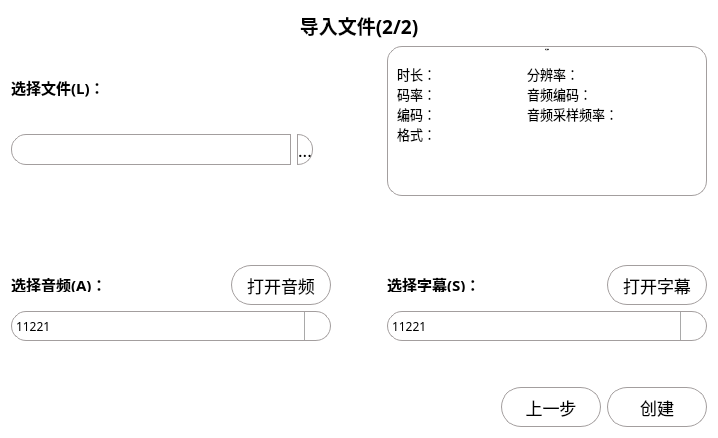
<?xml version="1.0" encoding="UTF-8"?>
<ui version="4.0">
 <class>ImportFiles</class>
 <widget class="QWidget" name="ImportFiles">
  <property name="geometry">
   <rect>
    <x>0</x>
    <y>0</y>
    <width>718</width>
    <height>438</height>
   </rect>
  </property>
  <property name="font">
   <font>
    <family>楷体</family>
   </font>
  </property>
  <property name="windowTitle">
   <string>Form</string>
  </property>
  <property name="styleSheet">
   <string notr="true">background-color: rgb(255, 255, 255);</string>
  </property>
  <layout class="QVBoxLayout" name="verticalLayout_4">
   <item>
    <layout class="QVBoxLayout" name="verticalLayout_3">
     <item>
      <widget class="QLabel" name="topTittleLabel">
       <property name="font">
        <font>
         <family>楷体</family>
         <pointsize>14</pointsize>
         <weight>75</weight>
         <bold>true</bold>
        </font>
       </property>
       <property name="text">
        <string>导入文件(2/2)</string>
       </property>
       <property name="alignment">
        <set>Qt::AlignCenter</set>
       </property>
      </widget>
     </item>
     <item>
      <layout class="QHBoxLayout" name="horizontalLayout_2">
       <item>
        <layout class="QVBoxLayout" name="filePositionLayout">
         <item>
          <widget class="QLabel" name="label_2">
           <property name="maximumSize">
            <size>
             <width>16777215</width>
             <height>20</height>
            </size>
           </property>
           <property name="font">
            <font>
             <family>楷体</family>
             <pointsize>11</pointsize>
             <weight>75</weight>
             <bold>true</bold>
            </font>
           </property>
           <property name="text">
            <string>选择文件(L)：</string>
           </property>
          </widget>
         </item>
         <item>
          <layout class="QHBoxLayout" name="inputEditButtonLayout">
           <item>
            <widget class="QLineEdit" name="projectPositionEdit">
             <property name="minimumSize">
              <size>
               <width>280</width>
               <height>31</height>
              </size>
             </property>
             <property name="styleSheet">
              <string notr="true">border-style: solid;
border-width: 1px;
border-color: #a39e9e;
border-top-left-radius: 15px;
border-bottom-left-radius: 15px;</string>
             </property>
            </widget>
           </item>
           <item>
            <widget class="QPushButton" name="openFileButton">
             <property name="minimumSize">
              <size>
               <width>0</width>
               <height>31</height>
              </size>
             </property>
             <property name="font">
              <font>
               <family>楷体</family>
               <pointsize>-1</pointsize>
              </font>
             </property>
             <property name="styleSheet">
              <string notr="true">QPushButton {
    font-family: &quot;楷体&quot;;
    font-size: 17px;
    color: #000000;

    border-style: solid;
    border-width: 1px;
    border-color: #a39e9e;
    border-top-right-radius:15px;
	border-bottom-right-radius:15px;

    background-color: #ffffff;
}
QPushButton:hover{
	color: #ffffff;
    background-color: #005792;
}
QPushButton:pressed{
	color: #ffffff;
    background-color: #13334c;
}</string>
             </property>
             <property name="text">
              <string>...</string>
             </property>
            </widget>
           </item>
          </layout>
         </item>
        </layout>
       </item>
       <item>
        <spacer name="horizontalSpacer_4">
         <property name="orientation">
          <enum>Qt::Horizontal</enum>
         </property>
         <property name="sizeHint" stdset="0">
          <size>
           <width>40</width>
           <height>20</height>
          </size>
         </property>
        </spacer>
       </item>
       <item>
        <widget class="QGroupBox" name="videoInfoGroupBox">
         <property name="minimumSize">
          <size>
           <width>320</width>
           <height>150</height>
          </size>
         </property>
         <property name="font">
          <font>
           <family>楷体</family>
           <pointsize>-1</pointsize>
           <weight>50</weight>
           <italic>false</italic>
           <bold>false</bold>
          </font>
         </property>
         <property name="styleSheet">
          <string notr="true">QGroupBox {
    border: 1px solid #a39e9e;   /* 边框 */
    border-radius: 15px;   /* 圆角 */
    font: normal normal 15px &quot;楷体&quot;;
}</string>
         </property>
         <property name="title">
          <string>视频信息</string>
         </property>
         <property name="alignment">
          <set>Qt::AlignCenter</set>
         </property>
         <widget class="QLabel" name="label">
          <property name="geometry">
           <rect>
            <x>10</x>
            <y>20</y>
            <width>41</width>
            <height>16</height>
           </rect>
          </property>
          <property name="font">
           <font>
            <family>楷体</family>
            <pointsize>10</pointsize>
           </font>
          </property>
          <property name="text">
           <string>时长：</string>
          </property>
         </widget>
         <widget class="QLabel" name="label_5">
          <property name="geometry">
           <rect>
            <x>10</x>
            <y>40</y>
            <width>41</width>
            <height>16</height>
           </rect>
          </property>
          <property name="font">
           <font>
            <family>楷体</family>
            <pointsize>10</pointsize>
           </font>
          </property>
          <property name="text">
           <string>码率：</string>
          </property>
         </widget>
         <widget class="QLabel" name="label_6">
          <property name="geometry">
           <rect>
            <x>10</x>
            <y>60</y>
            <width>41</width>
            <height>16</height>
           </rect>
          </property>
          <property name="font">
           <font>
            <family>楷体</family>
            <pointsize>10</pointsize>
           </font>
          </property>
          <property name="text">
           <string>编码：</string>
          </property>
         </widget>
         <widget class="QLabel" name="label_7">
          <property name="geometry">
           <rect>
            <x>10</x>
            <y>80</y>
            <width>41</width>
            <height>16</height>
           </rect>
          </property>
          <property name="font">
           <font>
            <family>楷体</family>
            <pointsize>10</pointsize>
           </font>
          </property>
          <property name="text">
           <string>格式：</string>
          </property>
         </widget>
         <widget class="QLabel" name="label_8">
          <property name="geometry">
           <rect>
            <x>140</x>
            <y>20</y>
            <width>51</width>
            <height>16</height>
           </rect>
          </property>
          <property name="font">
           <font>
            <family>楷体</family>
            <pointsize>10</pointsize>
           </font>
          </property>
          <property name="text">
           <string>分辨率：</string>
          </property>
         </widget>
         <widget class="QLabel" name="label_9">
          <property name="geometry">
           <rect>
            <x>140</x>
            <y>40</y>
            <width>71</width>
            <height>16</height>
           </rect>
          </property>
          <property name="font">
           <font>
            <family>楷体</family>
            <pointsize>10</pointsize>
           </font>
          </property>
          <property name="text">
           <string>音频编码：</string>
          </property>
         </widget>
         <widget class="QLabel" name="label_10">
          <property name="geometry">
           <rect>
            <x>140</x>
            <y>60</y>
            <width>101</width>
            <height>16</height>
           </rect>
          </property>
          <property name="font">
           <font>
            <family>楷体</family>
            <pointsize>10</pointsize>
           </font>
          </property>
          <property name="text">
           <string>音频采样频率：</string>
          </property>
         </widget>
        </widget>
       </item>
      </layout>
     </item>
     <item>
      <spacer name="verticalSpacer_4">
       <property name="orientation">
        <enum>Qt::Vertical</enum>
       </property>
       <property name="sizeHint" stdset="0">
        <size>
         <width>20</width>
         <height>40</height>
        </size>
       </property>
      </spacer>
     </item>
     <item>
      <layout class="QHBoxLayout" name="horizontalLayout_5">
       <item>
        <layout class="QVBoxLayout" name="verticalLayout">
         <item>
          <layout class="QHBoxLayout" name="horizontalLayout_3">
           <item>
            <widget class="QLabel" name="label_4">
             <property name="maximumSize">
              <size>
               <width>16777215</width>
               <height>15</height>
              </size>
             </property>
             <property name="font">
              <font>
               <family>楷体</family>
               <pointsize>11</pointsize>
               <weight>75</weight>
               <bold>true</bold>
              </font>
             </property>
             <property name="text">
              <string>选择音频(A)：</string>
             </property>
            </widget>
           </item>
           <item>
            <widget class="QPushButton" name="openAudioButton">
             <property name="minimumSize">
              <size>
               <width>100</width>
               <height>40</height>
              </size>
             </property>
             <property name="maximumSize">
              <size>
               <width>100</width>
               <height>40</height>
              </size>
             </property>
             <property name="styleSheet">
              <string notr="true">QPushButton {
    font-family: &quot;楷体&quot;;
    font-size: 17px;
    color: #000000;

    border-style: solid;
    border-width: 1px;
    border-color: #a39e9e;
    border-radius: 20px;

    background-color: #ffffff;
}
QPushButton:hover{
	color: #ffffff;
    background-color: #005792;
}
QPushButton:pressed{
	color: #ffffff;
    background-color: #13334c;
}</string>
             </property>
             <property name="text">
              <string>打开音频</string>
             </property>
            </widget>
           </item>
          </layout>
         </item>
         <item>
          <widget class="QComboBox" name="audioComboBox">
           <property name="minimumSize">
            <size>
             <width>320</width>
             <height>30</height>
            </size>
           </property>
           <property name="styleSheet">
            <string notr="true">/* 未下拉时，QComboBox的样式 */
QComboBox {
    border: 1px solid #a39e9e;   /* 边框 */
    border-radius: 15px;   /* 圆角 */
    font: normal normal 15px &quot;楷体&quot;;
}
/* 下拉后，整个下拉窗体样式 */
QComboBox QAbstractItemView {
    border: 1px solid #a39e9e;   /* 整个下拉窗体的边框 */
	border-radius: 15px;   /* 圆角 */
}
/* 下拉后，整个下拉窗体每项的样式 */
QComboBox QAbstractItemView::item {
    height: 30px;   /* 项的高度（设置pComboBox-&gt;setView(new QListView());后，该项才起作用） */
}


/* 下拉框样式 */
QComboBox::drop-down {
    subcontrol-position: top right;   /* 下拉框的位置（右上） */
    width: 25px;   /* 下拉框的宽度 */
    border-left-width: 1px;   /* 下拉框的左边界线宽度 */
    border-left-color: darkgray;   /* 下拉框的左边界线颜色 */
    border-left-style: solid;   /* 下拉框的左边界线为实线 */
}
/* 下拉箭头样式 */ 
QComboBox::down-arrow { 
	width: 12px; /* 下拉箭头的宽度（建议与下拉框drop-down的宽度一致） */ 
	image: url(:/icon/image/icon/down.png); 
} 
/* 下拉后，整个下拉窗体越过每项的样式 */
QComboBox QAbstractItemView::item:hover {
    color: #FFFFFF;
    background-color: #005792;   /* 整个下拉窗体越过每项的背景色 */
	border-radius: 15px;   /* 圆角 */
}
/* 点击下拉箭头 */ 
QComboBox::down-arrow:on { 
	image: url(:/icon/image/icon/up.png); /* 显示下拉箭头 */ }
</string>
           </property>
           <item>
            <property name="text">
             <string>11221</string>
            </property>
           </item>
           <item>
            <property name="text">
             <string>新建项目</string>
            </property>
           </item>
           <item>
            <property name="text">
             <string>新建项目</string>
            </property>
           </item>
           <item>
            <property name="text">
             <string>新建项目</string>
            </property>
           </item>
           <item>
            <property name="text">
             <string>新建项目</string>
            </property>
           </item>
          </widget>
         </item>
         <item>
          <spacer name="verticalSpacer">
           <property name="orientation">
            <enum>Qt::Vertical</enum>
           </property>
           <property name="sizeHint" stdset="0">
            <size>
             <width>20</width>
             <height>40</height>
            </size>
           </property>
          </spacer>
         </item>
        </layout>
       </item>
       <item>
        <spacer name="horizontalSpacer_3">
         <property name="orientation">
          <enum>Qt::Horizontal</enum>
         </property>
         <property name="sizeHint" stdset="0">
          <size>
           <width>40</width>
           <height>20</height>
          </size>
         </property>
        </spacer>
       </item>
       <item>
        <layout class="QVBoxLayout" name="verticalLayout_2">
         <item>
          <layout class="QHBoxLayout" name="horizontalLayout_4">
           <item>
            <widget class="QLabel" name="label_3">
             <property name="maximumSize">
              <size>
               <width>16777215</width>
               <height>15</height>
              </size>
             </property>
             <property name="font">
              <font>
               <family>楷体</family>
               <pointsize>11</pointsize>
               <weight>75</weight>
               <bold>true</bold>
              </font>
             </property>
             <property name="text">
              <string>选择字幕(S)：</string>
             </property>
            </widget>
           </item>
           <item>
            <widget class="QPushButton" name="openSubtitteButton">
             <property name="minimumSize">
              <size>
               <width>100</width>
               <height>40</height>
              </size>
             </property>
             <property name="maximumSize">
              <size>
               <width>100</width>
               <height>40</height>
              </size>
             </property>
             <property name="styleSheet">
              <string notr="true">QPushButton {
    font-family: &quot;楷体&quot;;
    font-size: 17px;
    color: #000000;

    border-style: solid;
    border-width: 1px;
    border-color: #a39e9e;
    border-radius: 20px;

    background-color: #ffffff;
}
QPushButton:hover{
	color: #ffffff;
    background-color: #005792;
}
QPushButton:pressed{
	color: #ffffff;
    background-color: #13334c;
}</string>
             </property>
             <property name="text">
              <string>打开字幕</string>
             </property>
            </widget>
           </item>
          </layout>
         </item>
         <item>
          <widget class="QComboBox" name="subtitleComboBox">
           <property name="minimumSize">
            <size>
             <width>320</width>
             <height>30</height>
            </size>
           </property>
           <property name="styleSheet">
            <string notr="true">/* 未下拉时，QComboBox的样式 */
QComboBox {
    border: 1px solid #a39e9e;   /* 边框 */
    border-radius: 15px;   /* 圆角 */
    font: normal normal 15px &quot;楷体&quot;;
}
/* 下拉后，整个下拉窗体样式 */
QComboBox QAbstractItemView {
    border: 1px solid #a39e9e;   /* 整个下拉窗体的边框 */
	border-radius: 15px;   /* 圆角 */
}
/* 下拉后，整个下拉窗体每项的样式 */
QComboBox QAbstractItemView::item {
    height: 30px;   /* 项的高度（设置pComboBox-&gt;setView(new QListView());后，该项才起作用） */
}


/* 下拉框样式 */
QComboBox::drop-down {
    subcontrol-position: top right;   /* 下拉框的位置（右上） */
    width: 25px;   /* 下拉框的宽度 */
    border-left-width: 1px;   /* 下拉框的左边界线宽度 */
    border-left-color: darkgray;   /* 下拉框的左边界线颜色 */
    border-left-style: solid;   /* 下拉框的左边界线为实线 */
}
/* 下拉箭头样式 */ 
QComboBox::down-arrow { 
	width: 12px; /* 下拉箭头的宽度（建议与下拉框drop-down的宽度一致） */ 
	image: url(:/icon/image/icon/down.png); 
} 
/* 下拉后，整个下拉窗体越过每项的样式 */
QComboBox QAbstractItemView::item:hover {
    color: #FFFFFF;
    background-color: #005792;   /* 整个下拉窗体越过每项的背景色 */
	border-radius: 15px;   /* 圆角 */
}
/* 点击下拉箭头 */ 
QComboBox::down-arrow:on { 
	image: url(:/icon/image/icon/up.png); /* 显示下拉箭头 */ }
</string>
           </property>
           <item>
            <property name="text">
             <string>11221</string>
            </property>
           </item>
           <item>
            <property name="text">
             <string>新建项目</string>
            </property>
           </item>
           <item>
            <property name="text">
             <string>新建项目</string>
            </property>
           </item>
           <item>
            <property name="text">
             <string>新建项目</string>
            </property>
           </item>
           <item>
            <property name="text">
             <string>新建项目</string>
            </property>
           </item>
          </widget>
         </item>
         <item>
          <spacer name="verticalSpacer_2">
           <property name="orientation">
            <enum>Qt::Vertical</enum>
           </property>
           <property name="sizeHint" stdset="0">
            <size>
             <width>20</width>
             <height>40</height>
            </size>
           </property>
          </spacer>
         </item>
        </layout>
       </item>
      </layout>
     </item>
     <item>
      <layout class="QHBoxLayout" name="horizontalLayout">
       <item>
        <spacer name="horizontalSpacer_2">
         <property name="orientation">
          <enum>Qt::Horizontal</enum>
         </property>
         <property name="sizeHint" stdset="0">
          <size>
           <width>40</width>
           <height>20</height>
          </size>
         </property>
        </spacer>
       </item>
       <item>
        <spacer name="horizontalSpacer">
         <property name="orientation">
          <enum>Qt::Horizontal</enum>
         </property>
         <property name="sizeHint" stdset="0">
          <size>
           <width>40</width>
           <height>20</height>
          </size>
         </property>
        </spacer>
       </item>
       <item>
        <widget class="QPushButton" name="preStepButton">
         <property name="minimumSize">
          <size>
           <width>100</width>
           <height>40</height>
          </size>
         </property>
         <property name="maximumSize">
          <size>
           <width>100</width>
           <height>40</height>
          </size>
         </property>
         <property name="styleSheet">
          <string notr="true">QPushButton {
    font-family: &quot;楷体&quot;;
    font-size: 17px;
    color: #000000;

    border-style: solid;
    border-width: 1px;
    border-color: #a39e9e;
    border-radius: 20px;

    background-color: #ffffff;
}
QPushButton:hover{
	color: #ffffff;
    background-color: #005792;
}
QPushButton:pressed{
	color: #ffffff;
    background-color: #13334c;
}</string>
         </property>
         <property name="text">
          <string>上一步</string>
         </property>
        </widget>
       </item>
       <item>
        <widget class="QPushButton" name="createProjectButton">
         <property name="minimumSize">
          <size>
           <width>100</width>
           <height>40</height>
          </size>
         </property>
         <property name="maximumSize">
          <size>
           <width>100</width>
           <height>40</height>
          </size>
         </property>
         <property name="styleSheet">
          <string notr="true">QPushButton {
    font-family: &quot;楷体&quot;;
    font-size: 17px;
    color: #000000;

    border-style: solid;
    border-width: 1px;
    border-color: #a39e9e;
    border-radius: 20px;

    background-color: #ffffff;
}
QPushButton:hover{
	color: #ffffff;
    background-color: #005792;
}
QPushButton:pressed{
	color: #ffffff;
    background-color: #13334c;
}</string>
         </property>
         <property name="text">
          <string>创建</string>
         </property>
        </widget>
       </item>
      </layout>
     </item>
    </layout>
   </item>
  </layout>
 </widget>
 <resources/>
 <connections/>
</ui>
